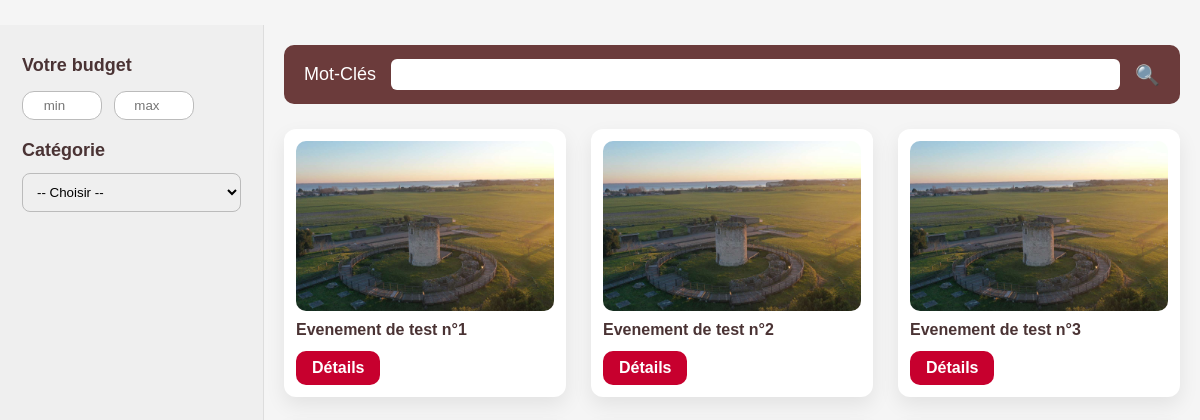
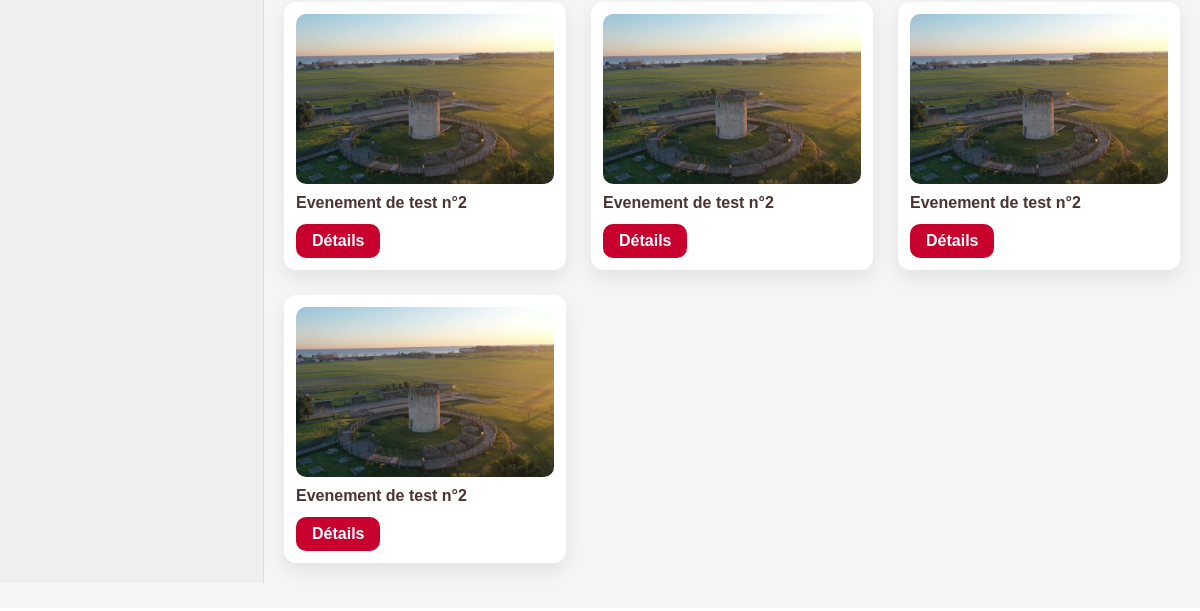
The page /site/controleurs/gestionEvent.php on the database as committed earlier (2 pictures, top to bottom).
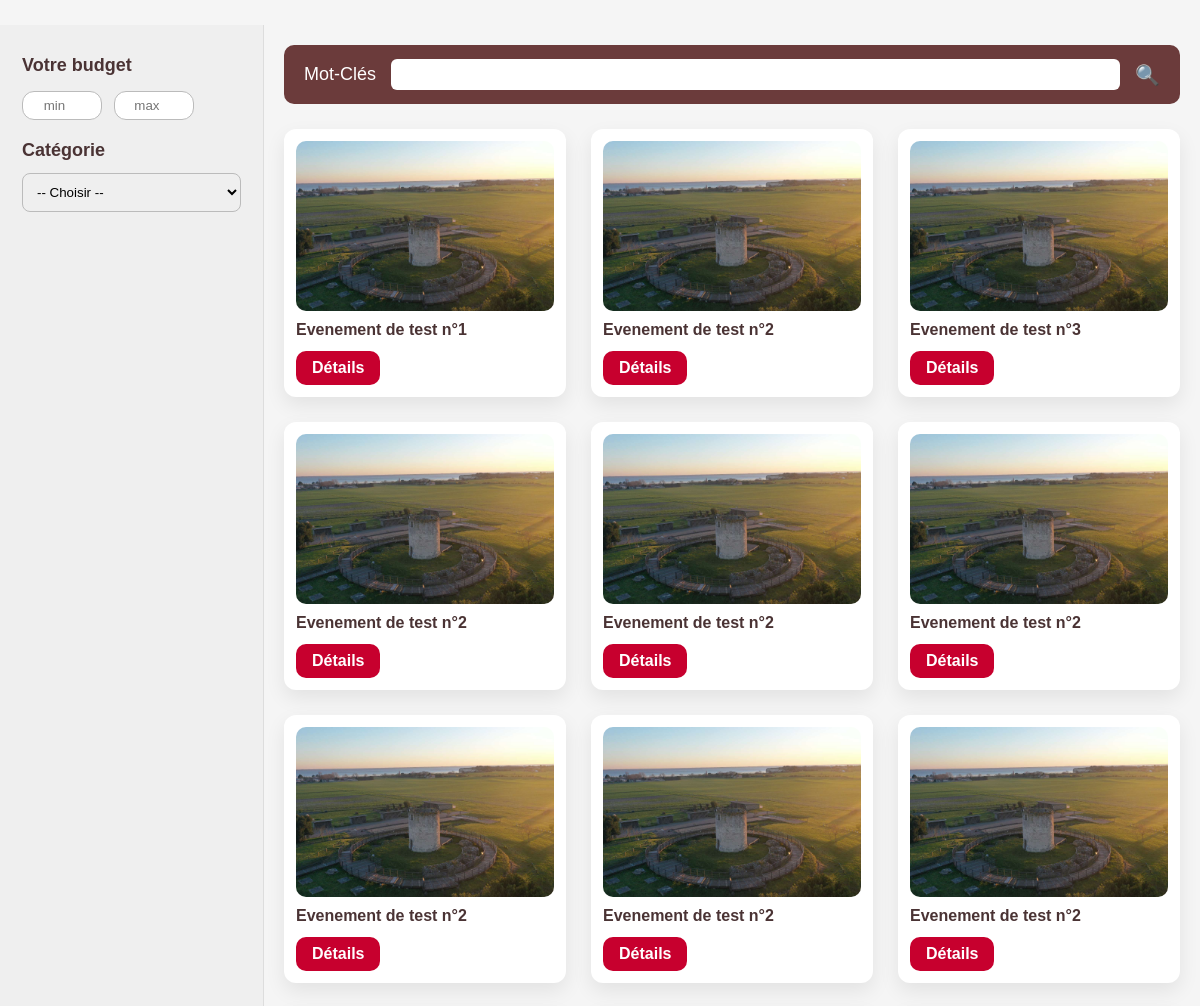
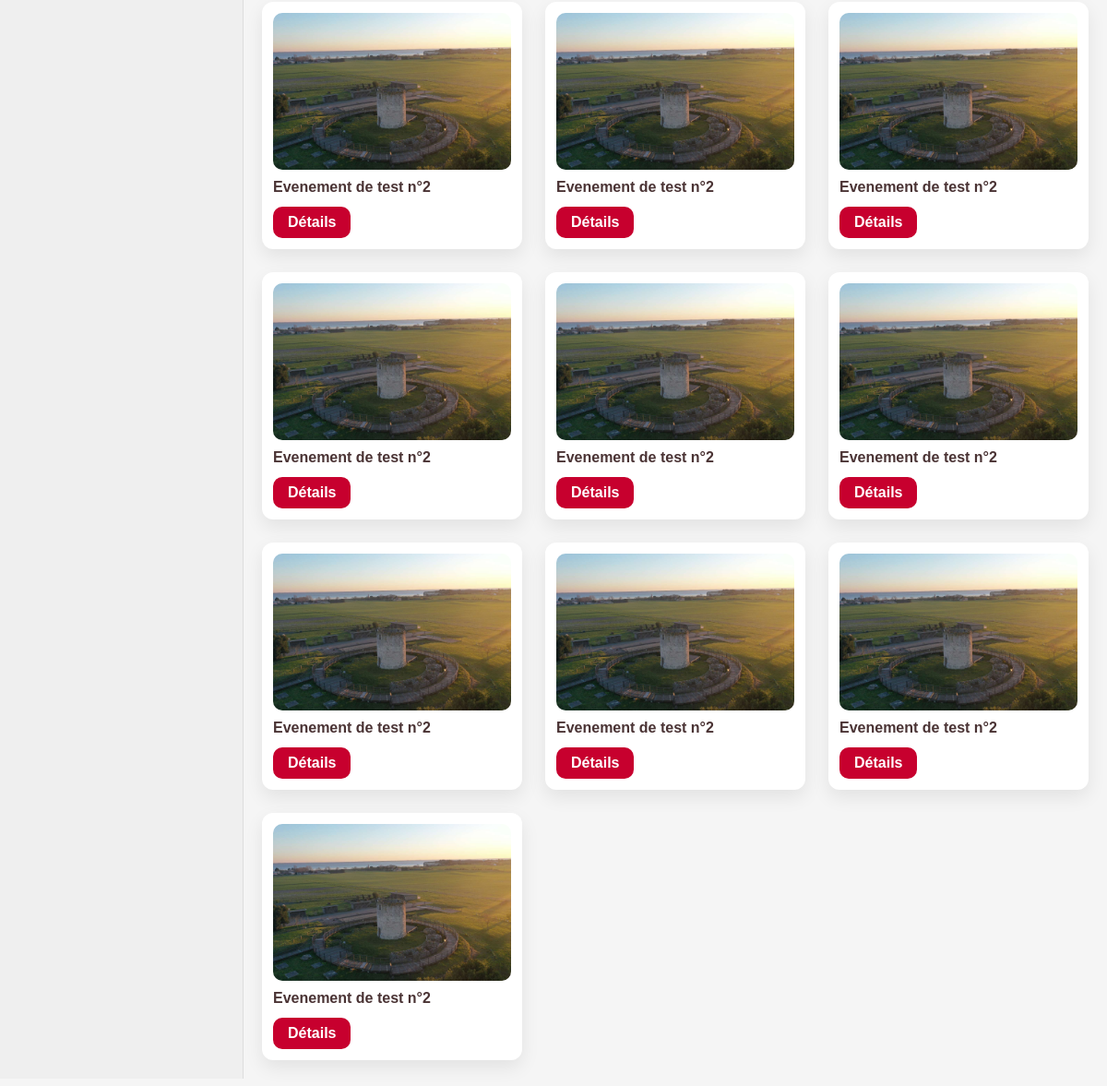
The same page on the database as committed later (2 pictures, top to bottom).
### tables this page shows
CREATE TABLE Evenement (
  idEvent INT NOT NULL AUTO_INCREMENT,
  libelleEvent VARCHAR(100) NOT NULL,
  descriptionEvent VARCHAR(500) NOT NULL,
  CONSTRAINT Evenement_PK PRIMARY KEY (idEvent)
);

### site/modeles/BaseEvenementDAO.php (called while the page is built, shortened)
<?php
include_once 'BaseDAO.php';
include_once 'Evenement.php';
class BaseEvenementDAO extends BaseDAO
{
    public function getLesEvenements(): array
    {
        try {
            $sql = "SELECT idEvent, libelleEvent, descriptionEvent FROM Evenement;";
            $stmt = $this->prepare($sql);
            $stmt->execute();
            $rows = $stmt->fetchAll(PDO::FETCH_ASSOC);
            $liste = [];
            foreach ($rows as $ligne) {
                $liste[] = new Evenement(
                    (int)$ligne['idEvent'],
                    (string)$ligne['libelleEvent'],
                    (string)$ligne['descriptionEvent']
                );
            }
            return $liste;
        } catch (Exception $e) {
            echo "Erreur : " . $e->getMessage();
            return [];
        }
    }
}

### site/modeles/BaseDAO.php (called while the page is built, shortened)
<?php
class BaseDAO
{
    protected PDO $db;
    protected function setConnexionBase(string $dsn, string $user, string $mdp, array $options): void
    {
        try {
            $this->db = new PDO($dsn, $user, $mdp, $options);
        } catch (PDOException $erreur) {
            die('Erreur de connexion à la base de données : ' . $erreur->getMessage());
        }
    }
    protected function prepare(string $sql): PDOStatement
    {
        return $this->db->prepare($sql);
    }
}

### site/modeles/Evenement.php (called while the page is built, shortened)
<?php
class Evenement
{
    private int $idEvent;
    private string $libelleEvent;
    public function __construct(int $id, string $lib, string $desc)
    {
        $this->idEvent = $id;
        $this->libelleEvent = $lib;
    }
    public function getId(): int
    {
        return $this->idEvent;
    }
    public function getLibEvent(): string
    {
        return $this->libelleEvent;
    }
}

### site/vues/listeEvents.php (the view, shortened to what this page needs)
<div class="events-container">
    <div class="sidebar">
        <div class="filter-title">Votre budget</div>
        <link rel="stylesheet" href="../styles/styleEvent.css">
        <link rel="stylesheet" href="../styles/styles.css">
        <div class="budget-zone">
            <input type="number" placeholder="min" class="budget-input">
            <input type="number" placeholder="max" class="budget-input">
        </div>
        <div class="filter-title" style="margin-top:20px;">Catégorie</div>
        <select>
            <option value="">-- Choisir --</option>
        </select>
    </div>
    <div class="content">
        <div class="search-bar">
            <span>Mot-Clés</span>
            <input type="text" class="search-input">
            <span class="search-icon">🔍</span>
        </div>
        <div class="event-grid">
            <?php
            foreach($lesEvents as $event) {
                echo '<div class="event-card">
                        <img src="../images/musee.jpg" alt="event">
                        <div class="event-title">' . htmlspecialchars($event->getLibEvent()) . '</div>
                        <a href="index.php?controleur=Event&action=afficherUn&id=' . htmlspecialchars($event->getId()) .'" class="details-link"> Détails </a>
                      </div>';
            }
            ?>
        </div>
    </div>
</div>

### site/controleurs/gestionEvent.php (shortened to what this page needs)
<?php
include_once "modeles/BaseEvenementDAO.php";
if (isset($_GET['action']))
    $action = filter_var($_GET['action'], FILTER_SANITIZE_FULL_SPECIAL_CHARS);
else
    $action = "afficherTous";
switch ($action) {
    case 'afficherTous' :
        $connexionBD = new BaseEvenementDAO();
        $lesEvents = $connexionBD->getLesEvenements();
        include_once 'vues/listeEvents.php';
        break;
}

### site/styles/styleEvent.css (style rules this page uses)
.events-container { display: flex; width: 100%; background: #f5f5f5; padding: 25px 0; min-height: 99vh; box-sizing: border-box; }
.sidebar { width: 22%; background: #efefef; padding: 30px 22px; border-right: 1px solid #ddd; }
.filter-title { font-size: 18px; font-weight: 800; color: #4a3334; }
.budget-zone { margin-top: 15px; }
.budget-input { width: 80px; padding: 6px; margin-right: 8px; border-radius: 12px; border: 1px solid #bbb; text-align: center; }
select { margin-top: 12px; width: 100%; padding: 10px; border-radius: 8px; border: 1px solid #bbb; }
.content { width: 78%; padding: 20px; }
.search-bar { display: flex; align-items: center; gap: 15px; font-size: 18px; background: #6b3b3b; padding: 14px 20px; border-radius: 10px; color: white; }
.search-input { flex: 1; padding: 8px 12px; border-radius: 6px; border: none; }
.search-icon { font-size: 20px; color: white; }
.event-grid { display: grid; grid-template-columns: repeat(auto-fill, minmax(260px, 1fr)); gap: 25px; margin-top: 25px; }
.event-card { background: white; border-radius: 12px; padding: 12px; box-shadow: 0 8px 20px rgba(0,0,0,0.08); transition: .2s; }
.event-card img { width: 100%; height: 170px; object-fit: cover; border-radius: 10px; }
.event-title { margin-top: 10px; font-size: 16px; font-weight: 700; color: #4a3334; }
.details-link { display: inline-block; margin-top: 12px; padding: 8px 16px; background: #c7002e; color: white; border-radius: 10px; cursor: pointer; font-weight: 600; text-decoration: none; text-align: center; }

### site/styles/styles.css (style rules this page uses)
* { margin: 0; padding: 0; box-sizing: border-box; }
.event-title { font-weight: 600; }

Rows that differ between the two databases and show on the page:
added evenement: libelleEvent "Evenement de test n°2"
added evenement: libelleEvent "Evenement de test n°2"
added evenement: libelleEvent "Evenement de test n°2"
added evenement: libelleEvent "Evenement de test n°2"
added evenement: libelleEvent "Evenement de test n°2"
added evenement: libelleEvent "Evenement de test n°2"
added evenement: libelleEvent "Evenement de test n°2"
added evenement: libelleEvent "Evenement de test n°2"
added evenement: libelleEvent "Evenement de test n°2"
added evenement: libelleEvent "Evenement de test n°2"
added evenement: libelleEvent "Evenement de test n°2"
added evenement: libelleEvent "Evenement de test n°2"
